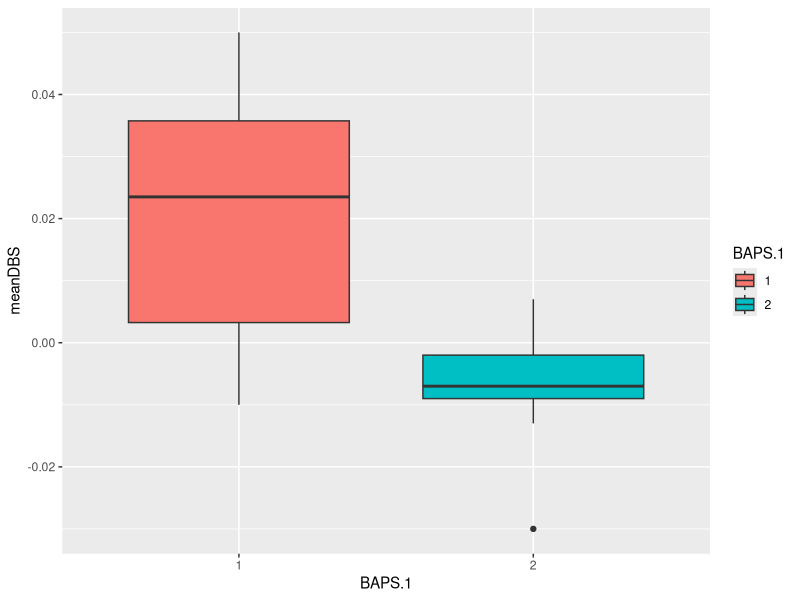
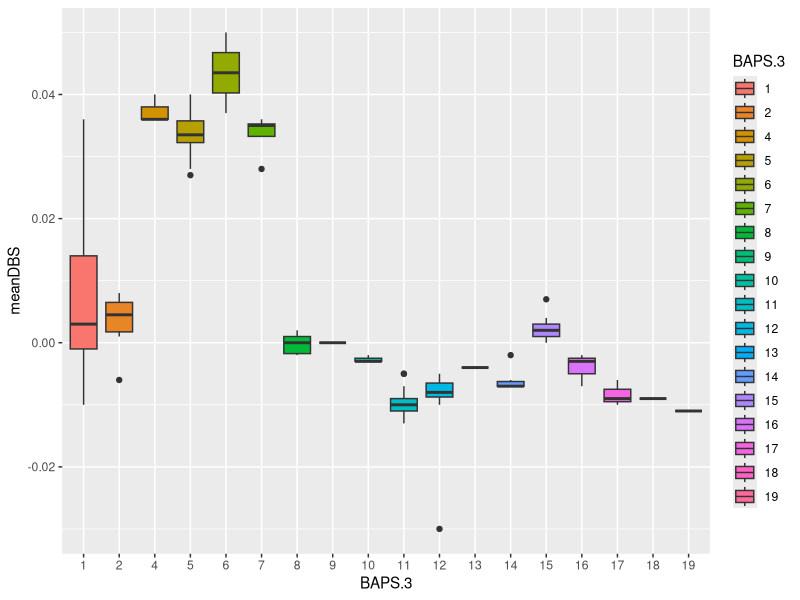

The R source for these figures, in order:

# Load the clean metadata table
metadata <- read.csv("clean_metadata.csv")

metadata$meanDBS <- as.numeric(metadata$meanDBS)
metadata$BAPS.1 <- as.factor(metadata$BAPS.1)
metadata$BAPS.3 <- as.factor(metadata$BAPS.3)

metadata <- metadata[!is.na(metadata$BAPS.1),]

# Next we will plot the DBS data using ggplot

library(ggplot2)

#### plot figures ###

p1 <- ggplot(metadata, aes(x=BAPS.1,y=meanDBS,fill=BAPS.1)) + geom_boxplot() 

p2 <- ggplot(metadata, aes(x=BAPS.3,y=meanDBS,fill=BAPS.3)) + geom_boxplot() 


ggsave("Figure_1.pdf",plot = p1,  width = 200, height = 200, units = "mm",
       bg = "transparent")
ggsave("Figure_2.pdf",plot = p2,  width = 400, height = 200, units = "mm",
       bg = "transparent")
